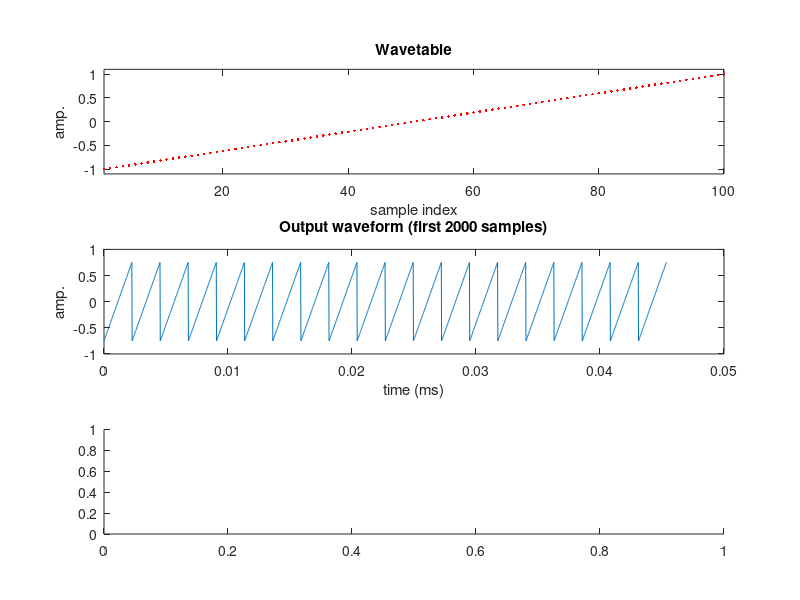

Write the MATLAB code that produced this figure. (Note: this script raises an error after producing the figure.)
clear; close all;

%% Single sawtooth wavetable synthesis
% Output frequency can only be varied by changing:
% - the length of the wavetable;
% - the sample rate;

% Constants.
% Sample rate.
Fs = 44100;
% Output duration.
outDurationS = 2;
% Output amplitude.
outAmp = .75;
% Wavetable length.
wtLength = 100;
% Max output samples to plot.
maxOutPlot = 2000;

% Plot setup.
figure( ...
    'Name', 'Basic single wavetable', ...
    'Position', [500 50 750 900] ...
);

% Create and plot the wavetable.
wt = linspace(-1, 1, wtLength);

subplot(311), ...
    plot(1:wtLength, wt, 'r.'), ...
    title('Wavetable'), ...
    xlim([1, wtLength]), ...
    ylim([-1.1, 1.1]), ...
    ylabel('amp.'), ...
    xlabel('sample index');

% Create output placeholder.
y = zeros(Fs * outDurationS, 1);

% Repeatedly copy the wavetable to the output placeholder.
for n=1:(Fs * outDurationS)
    wtIndex = mod(n-1, wtLength) + 1;
    y(n) = outAmp * wt(wtIndex);
end

sound(y, Fs);
% Plot beginning of output against time.
subplot(312), ...
    plot(linspace(0, maxOutPlot / Fs, maxOutPlot)', y(1:maxOutPlot)), ...
    title(sprintf('Output waveform (first %d samples)', maxOutPlot)), ...
    ylim([-1, 1]), ...
    ylabel('amp.'), ...
    xlabel('time (ms)');

subplot(313), ...
    spectrogram(y, 512, 64, 512, Fs, 'yaxis');
    